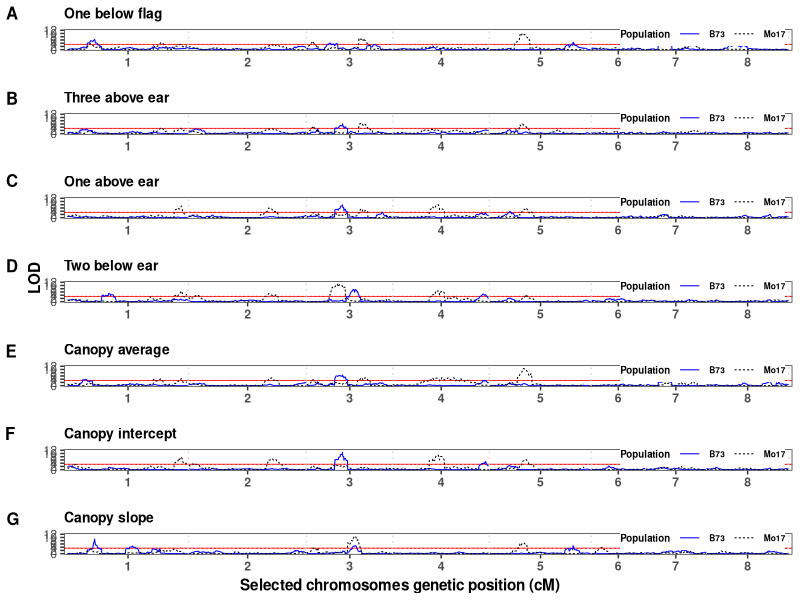

Write R code to recreate this figure.
library(tidyverse)
library(broom)
library(cowplot)
library(grid)
library(gridExtra)

traits <- read_tsv("QTL_Analysis/Trait_Key.txt") %>% 
  rename(TraitName = Trait,
         Trait = Coded_Trait) %>% 
  mutate(Fancy_Trait = case_when(
    Trait == 9 ~ "One below flag",
    Trait == 8 ~ "Three above ear",
    Trait == 3 ~ "One above ear",
    Trait == 7 ~ "Two below ear",
    Trait == 6 ~ "R-squared",
    Trait == 4 ~ "Canopy intercept",
    Trait == 5 ~ "Canopy slope",
    Trait == 1 ~ "Canopy average"))

###Compiled the LOD score outputs from QTL Cartographer software into one file to create 
###the QTL maps (for plotting figure 2)
##Input the data
raw_data <- read_csv(file = "QTL_Analysis/B73/DH_B73-QTL_Results.csv") %>%
  mutate(Pop = "B73") %>% 
  bind_rows(read_csv(file = "QTL_Analysis/Mo17/DH_Mo17-QTL_Results.csv") %>% 
              mutate(Pop = "Mo17")) %>% 
  mutate(Color = Chromosome %% 2) %>% 
  rename(LOD = `LOD(H0:H1)`,
         Position = `Position(cM)`,
         Additive = `Additive(H1)`)

sig_lod <- read_tsv("QTL_Analysis/B73/B73_LOD_Cutoffs.txt") %>% 
  mutate(Pop = "B73") %>% 
  bind_rows(read_tsv("QTL_Analysis/Mo17/Mo17_LOD_Cutoffs.txt") %>% 
              mutate(Pop = "Mo17")) %>% 
  select(Trait,Pop,LOD) %>% 
  rename(Sig_LOD = LOD)

###summarise the significant QTL and output
sig_qtl <- raw_data %>%
  left_join(sig_lod) %>% 
  mutate(Sig = ifelse(LOD > Sig_LOD,TRUE,FALSE)) %>% 
  filter(Sig)

# write_tsv(x = sig_qtl %>%
#             filter(Pop == "B73"),
#           path = "B73/B73_Sig_QTL.txt")

# write_tsv(x = sig_qtl %>% 
#             filter(Pop == "Mo17"),
#           path = "Mo17/Mo17_Sig_QTL.txt")

##Removing chr 9 and 10 since we don't have any significant QTL there. It makes plotting easier
data <- raw_data %>% 
  filter(!(Chromosome %in% c(9,10)))

##Since we have a consensus map, we can pull the markers from all the populations and 
##use that as the order (for plotting). We want the genetic positions to align across
##the populations as we plot
unique_order <- data %>%
  select(Chromosome,Position) %>%
  unique() %>%
  arrange(Chromosome,Position) %>%
  mutate(Order = row_number())


##This pulls the order of the markers into the data frame so we can plot
data_formatted <- data %>%
  left_join(unique_order,by = c("Chromosome","Position")) %>% 
  select(Trait,Pop,Chromosome,Marker,Position,LOD,Additive,Color,Order) %>% 
  left_join(traits) %>% 
  left_join(sig_lod, by = c("Trait","Pop"))

##This calculates the chromosome midpoints and max. It is for plotting purposes, so we have
##the chromsome name in the middle of the chr and a break there
midpoints <- data_formatted %>%
  select(Chromosome,Order,LOD) %>%
  group_by(Chromosome) %>%
  summarise(Max = max(Order),
            Min = min(Order),
            Max_LOD = max(LOD)) %>%
  mutate(Break = round(((Max-Min)/2 + Min),0)) %>%
  ungroup()


##This is going to plot each LOD map (4) to a data.frame. We are going to add stuff specifically
##to each map   
cols <- c("B73" = "blue",
          "Mo17" = "black")
plot_maps <- function(chr, Pop, lod_pos) {
  
  maps <- data_formatted %>%
    filter(Chromosome %in% chr) %>% 
    group_by(TraitName) %>%
    do(
      plots = ggplot(data = .) +
        geom_hline(aes(yintercept = Sig_LOD, linetype = factor(Pop)), color = "red", size = .25, show.legend = FALSE) +
        geom_line(aes(x = Order, y = LOD, group = interaction(Chromosome,Pop), color = factor(Pop), linetype = factor(Pop)),
                  size = .35, show.legend = TRUE) +
        theme_bw() +
        scale_color_manual(values = cols,
                           name = "Population") +
        scale_linetype_discrete(name = "Population") +
        ggtitle(paste(unique(.$Fancy_Trait), sep = "")) +
        scale_y_continuous(name = " \n",
                           #limits = c(0,max(.$LOD) + 1),
                           limits = c(0,12),
                           breaks = seq(from = 0, to = 12, by = 2))  +
        theme(panel.grid.major = element_blank(),
              panel.grid.minor = element_blank(),
              axis.text.x = element_text(face = "bold"),
              plot.title = element_text(size = 10, face = "bold"),
              legend.direction = "horizontal",
              legend.position = c(.99,1.35),
              legend.justification = c(1,1),
              legend.text = element_text(size = 6, face = "bold"),
              legend.title = element_text(size = 7, face = "bold"),
              legend.margin = margin(c(0,0,0,0)))
    )
  
  
  ##This is going to add the chromsome breaks and chromsome lines
  for (i in 1:dim(maps)[1]) {
    holder <- midpoints %>% filter(Chromosome %in% chr)
    maps$plots[i][[1]] <- maps$plots[i][[1]] +
      scale_x_continuous(breaks = holder$Break,
                         labels = holder$Chromosome,
                         expand = c(.005,.005),
                         limits = c(min(unique_order %>% filter(Chromosome %in% chr) %>%  pull(Order)),
                                    max(unique_order %>% filter(Chromosome %in% chr) %>% pull(Order))),
                         name = element_blank()) +
      geom_vline(data = holder,
                 aes(xintercept = Max),color = "lightGray", 
                 size = .5, linetype = "dotted")
  }
  
  ##This is going to actually plot the maps and add some labels
  popLabel_Size <- 7
  locDiff <- .04
  
  allPlots <- plot_grid(maps$plots[5][[1]],
                        maps$plots[4][[1]],
                        maps$plots[2][[1]],
                        maps$plots[3][[1]],
                        maps$plots[1][[1]],
                        maps$plots[6][[1]],
                        maps$plots[7][[1]],
                        ncol = 1) + 
    draw_plot_label(LETTERS[1:7],
                    rep(0,7),
                    c(1.0,0.855,0.715,0.57,0.425,0.285,0.14),
                    size = 12) +
    draw_label(label = "LOD",
               x = lod_pos, y = .5,
               size = 11,
               hjust = 0,vjust = 0,
               angle = 90,
               fontface = "bold")
  
  allPlots <- add_sub(allPlots,"Selected chromosomes genetic position (cM)", 
                      vpadding = grid::unit(0, "lines"),
                      fontface = "bold",
                      size = 11,
                      y = 1.3, x = .3, hjust = 0)
  return(allPlots)
}

ggsave(filename = "QTL_Analysis/Fig4-QTL_Maps_consensus_combined.png",
       plot = plot_grid(plot_maps(chr = c(1:10), 
                                  Pop = "Both",
                                  lod_pos = 0.05)),
       dpi = 1200,
       width = 7,
       height = 10)
